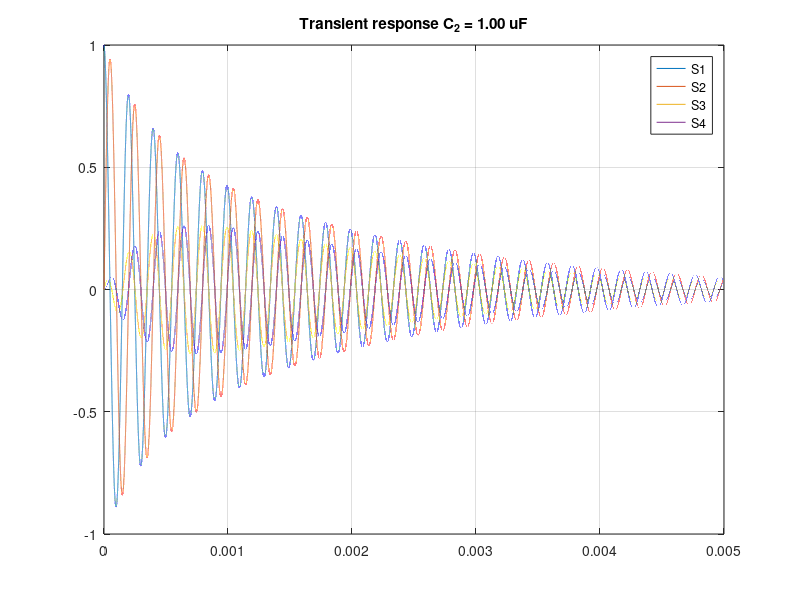

Here is the MATLAB script that generated this plot: (Note: this script raises an error after producing the figure.)
addpath('../fn');


%%
% Variant 1.
par_name = 'k';
k_arr = 0.0:0.1:10;
k_size = size(k_arr, 2);
a_size = 4;
a_arr = zeros(a_size, a_size, k_size);
for k = 1:k_size
    a = [
          -1  100     k_arr(k)  0;
        -100   -1     0         0;
           0    0    -2       100;
           0    0  -100        -2;
    ];
    a_arr(:,:,k) = a;
end


%%
% Variant 2.
par_name = 'k';
k_arr = 80:0.1:120;
k_size = size(k_arr, 2);
a_size = 4;
a_arr = zeros(a_size, a_size, k_size);
for k = 1:k_size
    a = [
          -1  100         10         0;
        -100   -1          0         0;
           0    0         -2  k_arr(k);
           0    0  -k_arr(k)        -2;
    ];
    a_arr(:,:,k) = a;
end


%%
% Variant 3 (LC).
R0 = 3;
R1 = 2;
R2 = 1;
L1 = 2 * 1e-3;
C1 = 0.5 * 1e-6;
L2 = 1e-3;
C2 = 1e-6;
par_name = 'C_2 uF';
k_arr = (0.5:0.001:1.5);
k_size = size(k_arr, 2);
a_size = 4;
a_arr = zeros(a_size, a_size, k_size);
for k = 1:k_size
    C2 = k_arr(k) * 1e-6;
    a_arr(:,:,k) = [
           -(R0 + R1)/L1, -1/sqrt(L1 * C1), R0/sqrt(L1 * L2),                0;
         1/sqrt(L1 * C1),                0,                0,                0;
        R0/sqrt(L1 * L2),                0,    -(R0 + R2)/L2, -1/sqrt(L2 * C2);
                       0,                0,  1/sqrt(L2 * C2),                0;
    ];
end

k = 500;
a = a_arr(:,:,k);
b = eye(a_size);
c = eye(a_size);
sys = ss(a, b, c, []);
t = 0:1e-8:0.005;
t_size = size(t, 2);
u = zeros(a_size, t_size);
x0 = ones(a_size, 1);
x0(1) = 1;
x0(2) = 0;
x0(3) = 0;
x0(4) = 0;
y = lsim(sys, u, t, x0);
figure;
plot(t, y);
legend('S1', 'S2', 'S3', 'S4');
grid on;
title(sprintf('Transient response C_2 = %0.2f uF', k_arr(k)));


%%
% Calculating eigenvectors
fprintf('Sorting eigenvalues...\n');
[u_arr, e_arr, v_arr] = fn_eigenshuffle(a_arr);
fprintf('Done.\n');


% Charts
l_arr = 1:a_size;
fn_plot('Real part of eigenvalues', k_arr, real(e_arr), l_arr, 'M%d', 0);
xlabel(par_name);
fn_plot('Imaginary part of eigenvalues', k_arr, imag(e_arr), l_arr, 'M%d', 0);
xlabel(par_name);


% Energy calculation
[s_arr] = fn_elyap_s_arr(a_arr);
[m_arr] = fn_elyap_m_arr(u_arr, e_arr, v_arr);
[mc_arr] = fn_elyap_mc_arr(u_arr, e_arr, v_arr);
[mislpf_eki_arr, mislpf_ek_arr] = fn_mislpf_arr(u_arr, e_arr, v_arr);
[lmie_arr] = fn_lmie_arr(u_arr, e_arr, v_arr);

l_arr = 1:a_size;
fn_plot('States energy', k_arr, mislpf_ek_arr, l_arr, 'S%d', 0);
xlabel(par_name);
fn_plot('States energy', k_arr, s_arr, l_arr, 'S%d', 0);
xlabel(par_name);

l_arr = 1:a_size;
fn_plot('Mode energy', k_arr, m_arr, l_arr, 'M%d', 0);
fn_plot('Modal contribution', k_arr, mc_arr, l_arr, 'M%d', 0);


% Mode in state.
l_arr = zeros(2, a_size);
k = 1;
for s = 4:4
    for m = 1:a_size
        l_arr(1, k) = s;
        l_arr(2, k) = m;
        k = k + 1;
    end
end
fn_plot('MISLPF', k_arr, mislpf_eki_arr, l_arr, 'S%d/M%d', 0);

l_arr = zeros(2, (a_size + 1) * a_size / 2);
k = 1;
for i = 1:a_size
    for j = i:a_size
        l_arr(1, k) = i;
        l_arr(2, k) = j;
        k = k + 1;
    end
end
fn_plot('LMIE', k_arr, lmie_arr, l_arr, 'M%d/M%d', 0);
xlabel(par_name);


% Mode in state.
[l2_es_arr, l2_eijk_norm_arr] = fn_l2_arr(u_arr, e_arr, v_arr, eye(a_size));
[l2_eik_norm_arr] = fn_l2_mc_arr(u_arr, e_arr, v_arr, eye(a_size));

l_arr = zeros(2, a_size);
k = 1;
for s = 1:1
    for m = 1:4
        l_arr(1, k) = m;
        l_arr(2, k) = s;
        k = k + 1;
    end
end
fn_plot('L2 MC', k_arr, l2_eik_norm_arr, l_arr, 'M%d/S%d', 0);

% Mode in state.
l_arr = [
    1 1 3;
    1 3 3;
];
fn_plot('L2 MC and MI for state 1', k_arr, reshape(l2_eijk_norm_arr(:,:,1,:), [a_size, a_size, k_size]), l_arr, 'M%d/M%d', 0);
fn_plot('L2 MC and MI for state 3', k_arr, reshape(l2_eijk_norm_arr(:,:,3,:), [a_size, a_size, k_size]), l_arr, 'M%d/M%d', 0);


% Special initial conditions. 
x = zeros(a_size, 1);
x(1) = 1;
l2_es_arr_1 = zeros(a_size, k_size);
l2_eijk_norm_arr_1 = zeros(a_size, a_size, a_size, k_size);
for k = 1:k_size
    [l2_es_arr_1(:,k), l2_eijk_norm_arr_1(:,:,:,k)] = fn_l2_test(u_arr(:,:,k), e_arr(:,k), v_arr(:,:,k), eye(a_size), x);
end
% Mode in state.
l_arr = [
    1 1 3;
    1 3 3;
];
fn_plot('L2 MC and MI for state 1', k_arr, reshape(l2_eijk_norm_arr_1(:,:,1,:), [a_size, a_size, k_size]), l_arr, 'M%d/M%d', 0);

% Special initial conditions. 
x = zeros(a_size, 1);
x(3) = 1;
l2_es_arr_2 = zeros(a_size, k_size);
l2_eijk_norm_arr_2 = zeros(a_size, a_size, a_size, k_size);
for k = 1:k_size
    [l2_es_arr_2(:,k), l2_eijk_norm_arr_2(:,:,:,k)] = fn_l2_test(u_arr(:,:,k), e_arr(:,k), v_arr(:,:,k), eye(a_size), x);
end
% Mode in state.
l_arr = [
    1 1 3;
    1 3 3;
];
fn_plot('L2 MC and MI for state 3', k_arr, reshape(l2_eijk_norm_arr_2(:,:,3,:), [a_size, a_size, k_size]), l_arr, 'M%d/M%d', 0);

